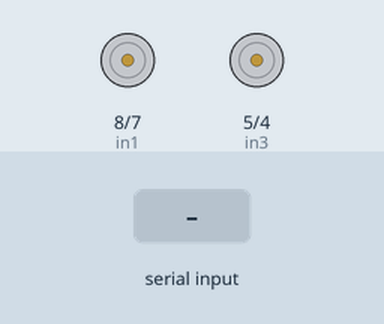
The sketch below on a simulated Arduino Uno, built with avr-gcc and run on an emulated ATmega328P. On the bench: motor-driver pin pairs drawn as motors (green arrow = first pin HIGH = forward, orange = second pin HIGH = backward, longer = more drive, scaled by the enable pin). Inputs (shaded band) come from the test bench.

Above: at 1.2 s.
1.3 s: "w" received over Serial
At 1.9 s:
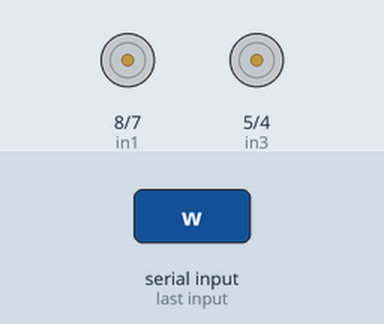
2.9 s: "a" received over Serial
At 4.2 s:
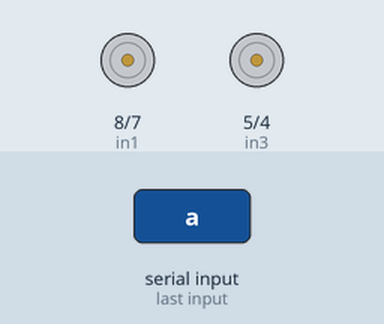
4.5 s: "s" received over Serial
At 5.6 s:
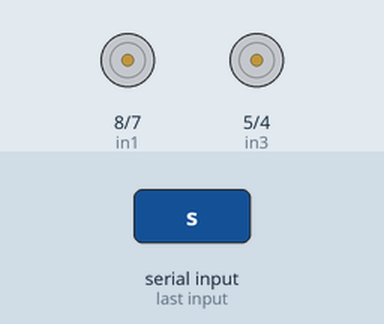
6.1 s: "d" received over Serial
At 6.8 s:
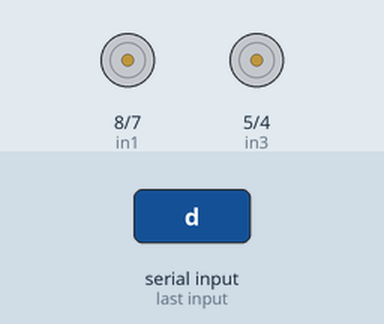
Timing chart, 0 to 8.7 s (numbered marks = the images above; inputs shaded):
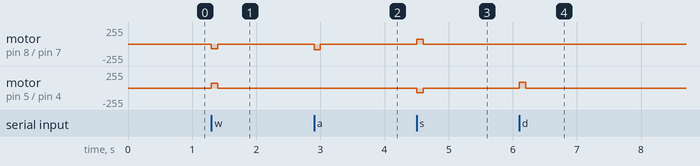

Measured:
- after the input at 1.3 s, motor on pin 8 (in1) / pin 7 (in2): stopped → backward 70/255 at once, → stopped 0.10 s later; motor on pin 5 (in3) / pin 4 (in4): stopped → forward 70/255 at once, → stopped 0.10 s later
- after the input at 2.9 s, motor on pin 8 (in1) / pin 7 (in2): stopped → backward 85/255 at once, → stopped 0.10 s later
- after the input at 4.5 s, motor on pin 8 (in1) / pin 7 (in2): stopped → forward 70/255 at once, → stopped 0.10 s later; motor on pin 5 (in3) / pin 4 (in4): stopped → backward 70/255 at once, → stopped 0.10 s later
- after the input at 6.1 s, motor on pin 5 (in3) / pin 4 (in4): stopped → forward 85/255 at once, → stopped 0.10 s later

The sketch:

arduino-code.ino
```cpp
char blueToothVal;

// Motor A connections
const int enA = 9;
const int in1 = 8;
const int in2 = 7;

// Motor B connections
const int enB = 3;
const int in3 = 5;
const int in4 = 4;

// Speed Control
int speedControl = 0;

void setup(){

  // bluetooth connection with raspberrypi
  Serial.begin(9600);

  // Set all the motor control pins to outputs
  pinMode(enA, OUTPUT);
  pinMode(enB, OUTPUT);
  pinMode(in1, OUTPUT);
  pinMode(in2, OUTPUT);
  pinMode(in3, OUTPUT);
  pinMode(in4, OUTPUT);

  // Turn off motors - Initial state
  brakes();
}

void loop(){

  // Speed Control
  analogWrite(enA, 70);
  analogWrite(enB, 70);

  // Check for bluetooth input from raspberry pi
  if(Serial.available()){
    blueToothVal = Serial.read();
  }

  if (blueToothVal==' '){
    brakes();
    blueToothVal = '-';
  }

  if (blueToothVal=='w'){
    for (int i = 0; i < 2; i++) {
      forward();
      delay(50);
      brakes();
    }
    blueToothVal = '-';
  }

  else if (blueToothVal=='a'){
    // increase speed for turning
    analogWrite(enA, 85);
    analogWrite(enB, 85);
    for (int i = 0; i < 2; i++) {
      left();
      delay(50);
      brakes();
    }
    blueToothVal = '-';
    // put speed back to normal
    analogWrite(enA, 70);
    analogWrite(enB, 70);
  }

  else if (blueToothVal=='s'){
    for (int i = 0; i < 2; i++) {
      reverse();
      delay(50);
      brakes();
    }
    blueToothVal = '-';
  }

  else if (blueToothVal=='d'){
    // increase speed for turning
    analogWrite(enA, 85);
    analogWrite(enB, 85);
    for (int i = 0; i < 2; i++) {
      right();
      delay(50);
      brakes();
    }
    blueToothVal = '-';
    // put speed back to normal
    analogWrite(enA, 70);
    analogWrite(enB, 70);
  }

}

void forward(){
  digitalWrite(in1, LOW);
  digitalWrite(in2, HIGH);
  digitalWrite(in3, HIGH);
  digitalWrite(in4, LOW);
}

void reverse(){
  digitalWrite(in1, HIGH);
  digitalWrite(in2, LOW);
  digitalWrite(in3, LOW);
  digitalWrite(in4, HIGH);
}

void left(){
  digitalWrite(in1, LOW);
  digitalWrite(in2, HIGH);
  digitalWrite(in3, LOW);
  digitalWrite(in4, LOW);
}

void right(){
  digitalWrite(in1, LOW);
  digitalWrite(in2, LOW);
  digitalWrite(in3, HIGH);
  digitalWrite(in4, LOW);
}

void brakes(){
  digitalWrite(in1, LOW);
  digitalWrite(in2, LOW);
  digitalWrite(in3, LOW);
  digitalWrite(in4, LOW);
}
```
